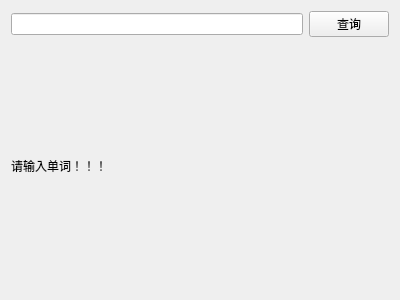
<?xml version="1.0" encoding="UTF-8"?>
<ui version="4.0">
 <class>Widget</class>
 <widget class="QWidget" name="Widget">
  <property name="geometry">
   <rect>
    <x>0</x>
    <y>0</y>
    <width>400</width>
    <height>300</height>
   </rect>
  </property>
  <property name="windowTitle">
   <string>快译通</string>
  </property>
  <layout class="QGridLayout" name="gridLayout">
   <item row="0" column="0">
    <widget class="QLineEdit" name="lineEdit"/>
   </item>
   <item row="0" column="1">
    <widget class="QPushButton" name="pushButton">
     <property name="text">
      <string>查询</string>
     </property>
    </widget>
   </item>
   <item row="1" column="0" colspan="2">
    <widget class="QLabel" name="label">
     <property name="text">
      <string>请输入单词！！！</string>
     </property>
    </widget>
   </item>
  </layout>
 </widget>
 <layoutdefault spacing="6" margin="11"/>
 <resources/>
 <connections/>
</ui>
